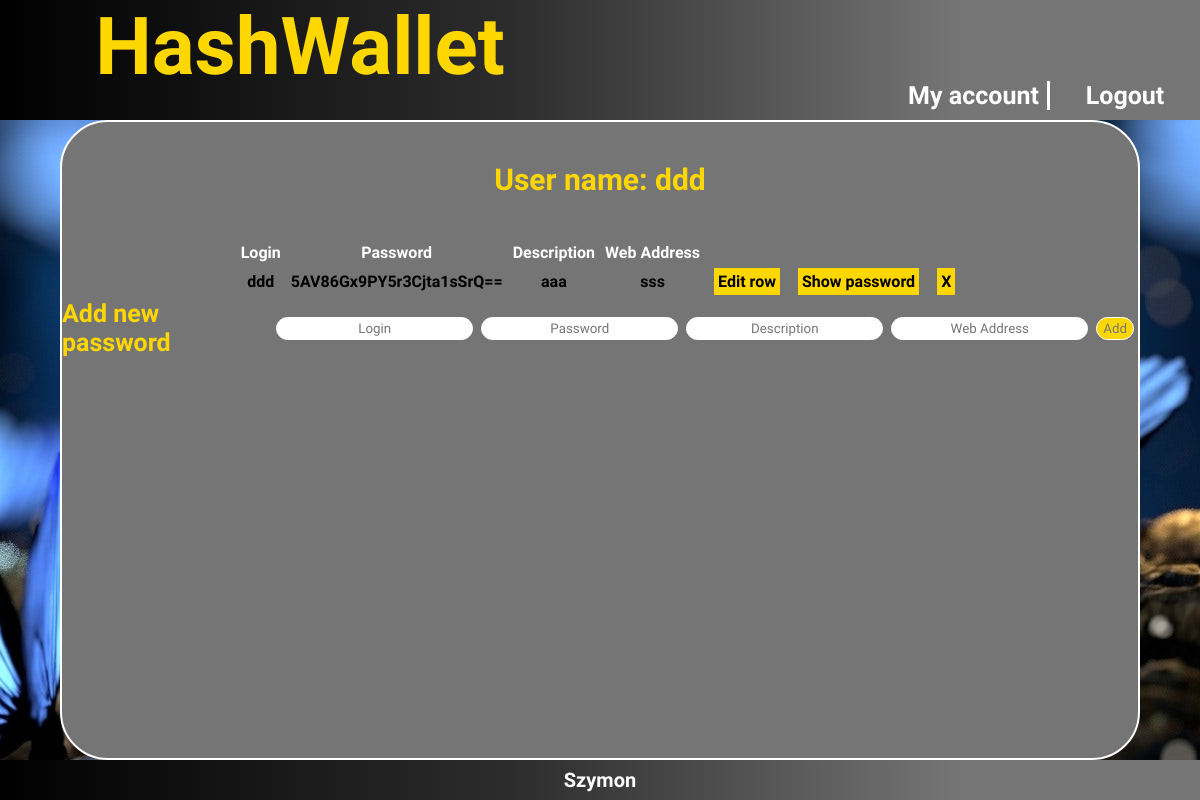
Page /controllers/mainBoardNewPassword.php (signed in) on the committed database.
### tables this page shows
CREATE TABLE `password` (
  `id_password` int(11) NOT NULL,
  `login` varchar(80) NOT NULL,
  `password` varchar(256) NOT NULL,
  `web_address` varchar(100) NOT NULL,
  `description` varchar(256) NOT NULL,
  `userId` int(10) NOT NULL
);

### controllers/classes/Baza.php (called while the page is built, shortened)
<?php
class Baza {
    private $mysqli;
    public function __construct($serwer, $user, $pass, $baza) {
        $this->mysqli = new mysqli($serwer, $user, $pass, $baza);
    }
    function getPasswordRow($userId)
    {
        $tresc = [];
        if ($result = $this->mysqli->query("select * from password where userId='$userId'")) {
            while ($row = $result->fetch_object()) {
                  array_push($tresc,$row);
              }
        }
        return $tresc;
    }
}
?>

### controllers/mainBoardNewPassword.php (the view, shortened to what this page needs)
<!DOCTYPE html>
<html lang="pl">
<head>
    <link rel="stylesheet" href="../css/style.css">
    <link rel="stylesheet" href="../css/mainBoard.css">
</head>
<body>
<header>
    <div class="baner">
        HashWallet
    </div>
    <div class="navigation">
        <div class="right">
            <div  id="nav-hover" >
                <a href="#">My account</a>
            </div>
            <div class="main-button"> <a href='login.php?akcja=wyloguj' >Logout</a></div>
        </div>
    </div>
</header>
<div class=main>
    <div class="plansza-tlo">
        <?php
        $db = new Baza("localhost", "root", "", "bsiBase");
        $passOb=new Password();
        $login=$_SESSION['login'];
        $userId=$_SESSION['userId'];
        echo '<div class="login">';
        echo  $passOb->showLogin($login);
        echo '</div>';
        echo '<div class="wallet">';
        $res=$db->getPasswordRow($userId);
        if($res!=null) {
            echo '<table>';
            echo '<thead>';
            echo '<tr>';
            echo '<th>Login</th>';
            echo '<th>Password</th>';
            echo '<th>Description</th>';
            echo '<th>Web Address</th>';
            echo '<th> </th>';
            echo '</tr>';
            echo '</thead>';
        }
        foreach ($res as $passwords){
            echo '<tr>';
            echo '<th>'.$passwords->login.'</th>';
            echo '<th>'.$passwords->password.'</th>';
            echo '<th>'.$passwords->description.'</th>';
            echo '<th>'.$passwords->web_address.'</th>';
            echo '<th>'."<a href='mainBoardEditPassword.php?edit=$passwords->id_password'>Edit row</a>".'</th>';
            echo '<th>'."<a href='mainBoardShowPasswords.php?show=$passwords->id_password'>Show password</a>".'</th>';
            echo '<th>'."<a href='mainBoardAction.php?delete=$passwords->id_password'>X</a>".'</th>';
        }
        echo'</table>';
        echo '</div>';
        ?>
        <div class="plansza-form">
            <form action="mainBoardAction.php" method="post">
                <div style="color: gold;font-size: 25px;">Add new password<br></div>
                <input name="login" placeholder="Login"><br>
                <input name="password" placeholder="Password"><br>
                <input name="description" placeholder="Description"><br>
                <input name="webAddress" placeholder="Web Address"><br>
                <input type="submit" value="Add" name="addPassword">
            </form>
        </div>
    </div>
</div>
<footer>
    <div >Szymon</div>
</footer>
</body>
</html>

### css/style.css (style rules this page uses)
body { width: 100vw; font-family: 'Acme', sans-serif; font-weight: 1000; margin: 0; color: #fff; height: 100vh; }
a { text-decoration: none; color: #fff; }
.baner { box-sizing: border-box; color: gold; font-size: 10vh; text-align: center; width: 50vw; height: 80%; }
header { background: linear-gradient(90deg, rgba(0,0,0,1) 0%, rgba(45,45,45,1) 43%, rgba(117,117,117,1) 80%, rgba(117,117,117,1) 100%); display: flex; flex-direction: row; flex-wrap:wrap; height: 15vh; width: 100%; }
.navigation { box-sizing: border-box; width: 50vw; display: flex; justify-content: flex-end; flex-wrap: wrap; font-size: 25px; }
.right { min-width: 50%; display: flex; justify-content:space-around; flex-wrap: wrap; align-content:flex-end; padding-bottom: 10px; text-align: center; }
.main-button { justify-content: center; list-style: none; width: 50%; }
#nav-hover { box-sizing: border-box; border-left: 3px solid #fff; width: 50%; position: relative; }
.main { background: url("zdjecia/slide1.jpg")no-repeat fixed center; min-height: 80vh; display: flex; justify-content: center; align-items: center; }
footer { box-sizing: border-box; display: flex; font-size: 20px; text-align: center; background: linear-gradient(90deg, rgba(0,0,0,1) 0%, rgba(45,45,45,1) 43%, rgba(117,117,117,1) 80%, rgba(117,117,117,1) 100%); width: 100%; height: 5vh; align-items: center; justify-content: center; }

### css/mainBoard.css (style rules this page uses)
#nav-hover { border-left: 0; border-right: 3px solid #fff; }
.main a { background: gold; color: black; padding: 4px; margin: 4px; }
.logged, .wallet { display: flex; align-items: center; flex-direction: column; }
.main table th { padding: 4px; }
.main table thead { color: white; }
.plansza-tlo { background: rgba(117,117,117,1); box-sizing: border-box; border: 2px solid white; border-radius: 6vh; width: 90%; min-height: 80vh; flex-direction: column; color: black; display: flex; align-items: center; }
.login { color: gold; font-size: 30px; margin: 40px 0; }
.plansza-form input { font-family: 'Acme', sans-serif; box-sizing: border-box; border: 1px solid white; margin: 4px; display: block; outline: none; height: 23px; text-align: center; border-radius: 10vw; color: rgba(117,117,117); }
.plansza-form form { display: flex; align-items: center; }
.plansza-form input[type="submit"] { width: auto; background: gold; }

### rows in the picture
password: login "ddd", password "5AV86Gx9PY5r3Cjta1sSrQ==", description "aaa", web_address "sss"

### other values in the picture
$login "ddd"
